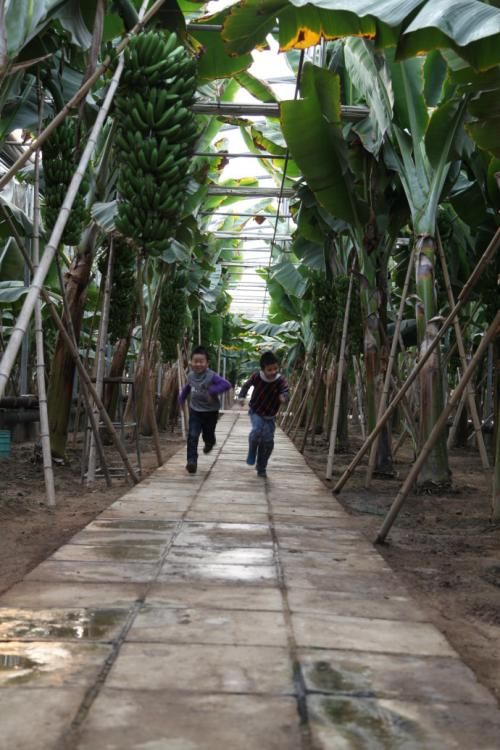
#> input picture testRoad_5.jpg, 500 x 750 px, given in place of the camera
$ python Hough.py
#> lines starting #> are read from the running program, lines starting #| are printed output that depends on the picture; long printed decimals are rounded
import cv2
import numpy as np
import math
import time


def blur(src):
    """
    模糊处理
    :param src:
    :return: 模糊图像
    """
    __blur = cv2.medianBlur(src, 3)             # 中值滤波
    # blur = cv2.GaussianBlur(img, (3, 3), 0)   # 高斯滤波
    return __blur


def edge(src):
    """
    边界处理
    :param src:
    :return: 边界图像
    """
    __edge = cv2.Canny(src, 150, 220)  # canny边缘检测
    # edge = cv2.adaptiveThreshold(blur, 255, cv2.ADAPTIVE_THRESH_MEAN_C, cv2.THRESH_BINARY, 5, 0)     # 自适应阈值
    return __edge


def hough(imgEdge, src=None):
    """
    Hough处理
    :param imgEdge: 边界图像
    :param src: 画布
    :return:画线的图像，拟合角度
    """
    # 若无输入画布则为黑布
    if src is None:
        src = np.zeros(imgEdge.shape, dtype=np.uint8)

    lines = cv2.HoughLines(imgEdge, 1, np.pi / 180 * 2, 100)
    if lines is not None:
        __ground = np.zeros(imgEdge.shape, dtype=np.uint8)
        line_direct_theta = 0  # 记录角度
        line_direct_times = 0  # 取平均用
        for i in range(len(lines)):
            rho = lines[i][0][0]
            theta = lines[i][0][1]
            a = math.cos(theta)
            b = math.sin(theta)
            x0 = a * rho
            y0 = b * rho
            # y0=kx0+b    rho=
            pt1 = (int(x0 + 600 * (-b)), int(y0 + 600 * a))
            pt2 = (int(x0 - 600 * (-b)), int(y0 - 600 * a))

            if not theta == 0:
                __lineTheta = math.atan(-1 / math.tan(theta)) / np.pi * 180  # 直线角度
            else:
                __lineTheta = 0
            # 显示特定角度的直线
            if not -15 < __lineTheta < 15 or 75 < line_direct_theta < 105:
                cv2.line(src, pt1, pt2, 255, 3, cv2.LINE_AA)
                line_direct_theta += theta
                line_direct_times += 1
                # 打印每条线的信息
                print(rho, __lineTheta)
        # cv2.imshow('Setp4.Hough', src)
        # 计算指引线
        if line_direct_times is not 0:
            line_direct_theta = line_direct_theta / line_direct_times
            line_direct_output = line_direct_theta / np.pi * 180
            # print(f'direct:{line_direct_output}')
            return src, line_direct_output
    return None, None


"""
Main Function
"""
camera = cv2.VideoCapture(0)

while True:
    # 开始计时
    time_start = time.perf_counter()

    # 图像初步处理
    # frame = cv2.imread('./testLib/Low/0.jpg')
    ret, frame = camera.read(cv2.IMREAD_GRAYSCALE)
#> frame is the input picture: shape (750, 500, 3); mean B, G, R 82.3, 94.9, 93.4
    img = cv2.cvtColor(frame, cv2.COLOR_BGR2GRAY)
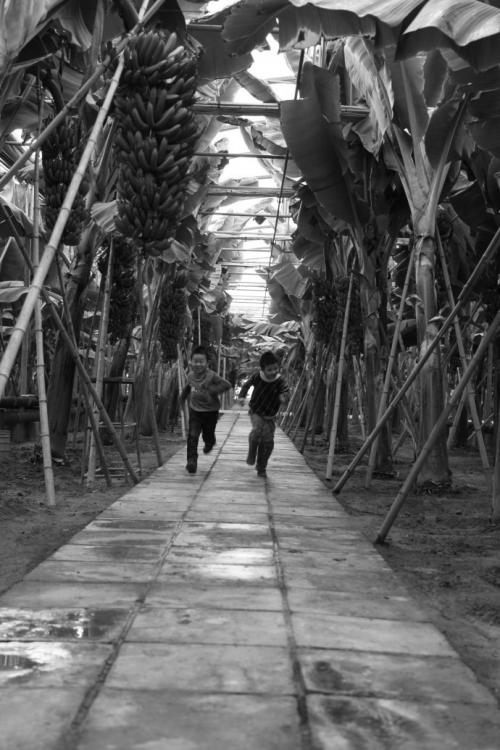
#> img: shape (750, 500); min 0, max 255, mean 93
    img = cv2.resize(img, (640, 480))
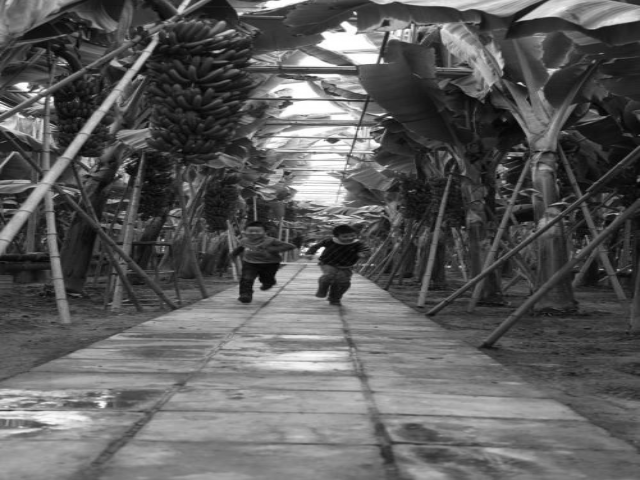
#> img: shape (480, 640); min 3, max 255, mean 92.9

    # 开始加工
    img_blur = blur(img)                            # 模糊
    img_edge = edge(img_blur)                       # 边缘识别
#> in edge, `__edge = cv2.Canny(src, 150, 220)`:
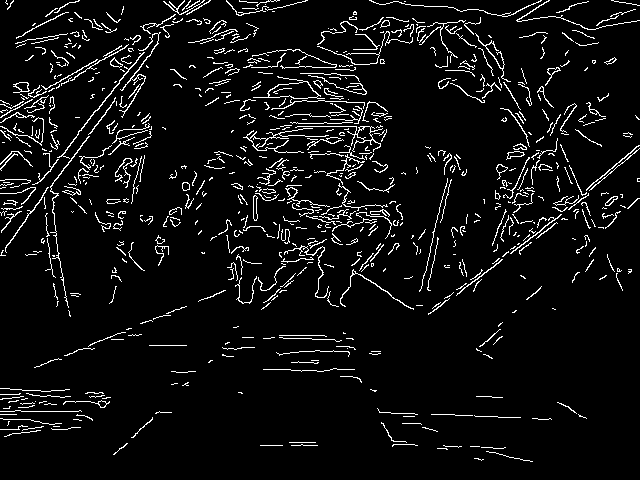
#> __edge: shape (480, 640); 6.1% white in thin lines or dots
    img_hough, img_direct = hough(img_edge, img)    # 直线拟合
#> in hough, `lines = cv2.HoughLines(imgEdge, 1, np.pi / 180 * 2, 100)`: lines = 20 rows, first 8: [353, 1.19], [144, 0.663], [151, 0.628], [100, 1.05], [399, 1.61], [134, 1.78], [85, 1.43], [511, 0.908]
#> the loop in hough, `for i in range(len(lines)):` made 20 passes
#> (rho, theta, a, b, x0, y0, pt1, pt2) on passes 1, 2, 3, 4, 8, 10, 13, 14, 17, 18: (353, 1.19, 0.375, 0.927, 132.2, 327.3, (-424, 552), (688, 102)), (144, 0.663, 0.788, 0.616, 113.5, 88.66, (-255, 561), (482, -384)), (151, 0.628, 0.809, 0.588, 122.2, 88.76, (-230, 574), (474, -396)), (100, 1.05, 0.5, 0.866, 50, 86.6, (-469, 386), (569, -213)), (511, 0.908, 0.616, 0.788, 314.6, 402.7, (-158, 772), (787, 33)), (-15, 1.95, -0.375, 0.927, 5.62, -13.91, (-550, -238), (561, 210)), (226, 1.22, 0.342, 0.94, 77.3, 212.4, (-486, 417), (641, 7)), (352, 1.15, 0.407, 0.914, 143.2, 321.6, (-404, 565), (691, 77)), (180, 1.22, 0.342, 0.94, 61.56, 169.1, (-502, 374), (625, -36)), (154, 0.663, 0.788, 0.616, 121.4, 94.81, (-248, 567), (490, -377))
#> (rho, theta, a, b, x0, y0, pt1, pt2) on passes 5, 6, 7, 9, 11, 12: (399, 1.61, -0.0349, 0.999, -13.92, 398.8, (-613, 377), (585, 419)), (134, 1.78, -0.208, 0.978, -27.86, 131.1, (-614, 6), (559, 255)), (85, 1.43, 0.139, 0.99, 11.83, 84.17, (-582, 167), (605, 0)), (126, 1.57, -4.37e-08, 1, -5.51e-06, 126, (-600, 125), (599, 126)), (67, 1.57, -4.37e-08, 1, -2.93e-06, 67, (-600, 66), (599, 67)), (131, 1.64, -0.0698, 0.998, -9.14, 130.7, (-607, 88), (589, 172))
#| 353.0 -22.000
#| 144.0 -52.000
#| 151.0 -54.000
#| 100.0 -30.000
#| 511.0 -38.000
#| -15.0 22.000
#| 226.0 -20.000
#| 352.0 -24.000
#> (further printed lines are left out)
#> after the loop in hough, `for i in range(len(lines)):`:
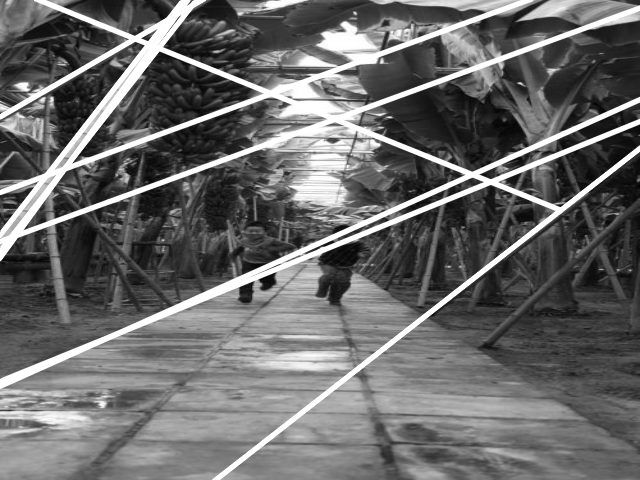
#> src: shape (480, 640); min 3, max 255, mean 105.4
#> after the loop in hough, `for i in range(len(lines)):`: line_direct_theta = 10.65; line_direct_times = 10
#> in hough, `line_direct_theta = line_direct_theta / line_direct_times`: line_direct_theta = 1.06
#> in hough, `line_direct_output = line_direct_theta / np.pi * 180`: line_direct_output = 61
#> img_direct = 61

    # 显示结果
    cv2.imshow('Step1.Raw', img)
    cv2.imshow('Step2.Blur', img_blur)
    cv2.imshow('Step3.Edge', img_edge)
    if img_hough is not None:
        cv2.imshow('Step4.Hough', img_hough)
        print(f'direct:{img_direct}')
#| direct:61.000
        if 45 < img_direct < 135:
            print(f'\n\nStraight!{img_direct}')
#| Straight!61.000
        else:
            print(f'\n\nTurn!{img_direct}')
    else:
        print(f'\n\nTurn!{img_direct}')

    # 显示处理时间
    time_elapsed = (time.perf_counter() - time_start)
    print("Time used:", time_elapsed)

    # Esc退出
    keyAction = cv2.waitKey(50)    # 延时50ms
#> (key Esc is pressed here)
    if keyAction == 27:  # Esc
        cv2.destroyAllWindows()
        break
    elif keyAction == 's':  # save
        cv2.imwrite('./testLib/1.jpg', frame)

$ run again, on 0.jpg
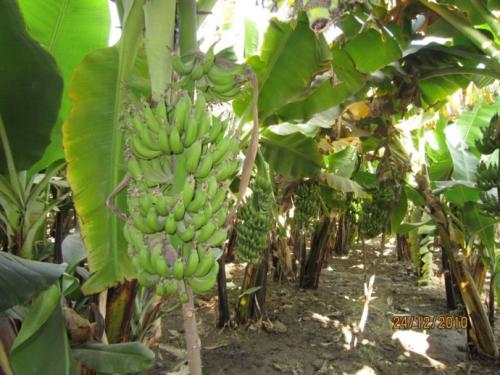
#> input picture 0.jpg, 500 x 375 px, given in place of the camera
#> frame is the input picture: shape (375, 500, 3); mean B, G, R 65.8, 120.1, 108.5
#> `img = cv2.cvtColor(frame, cv2.COLOR_BGR2GRAY)`:
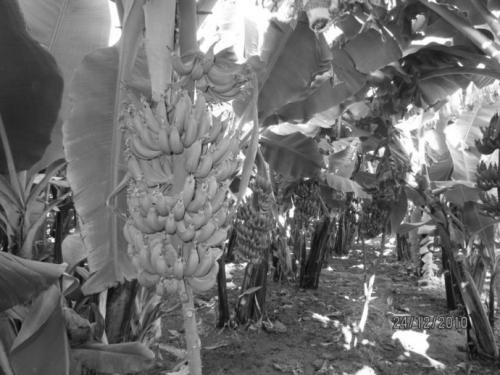
#> img: shape (375, 500); min 6, max 255, mean 110.5
#> in edge, `__edge = cv2.Canny(src, 150, 220)`:
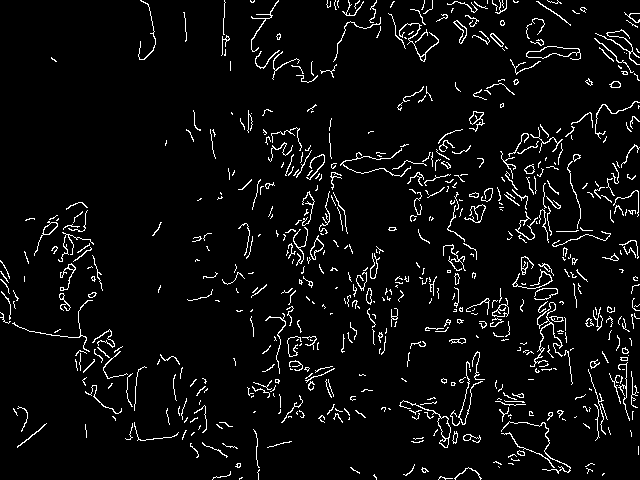
#> __edge: shape (480, 640); 5% white in thin lines or dots
#> lines = None
#| Turn!None
